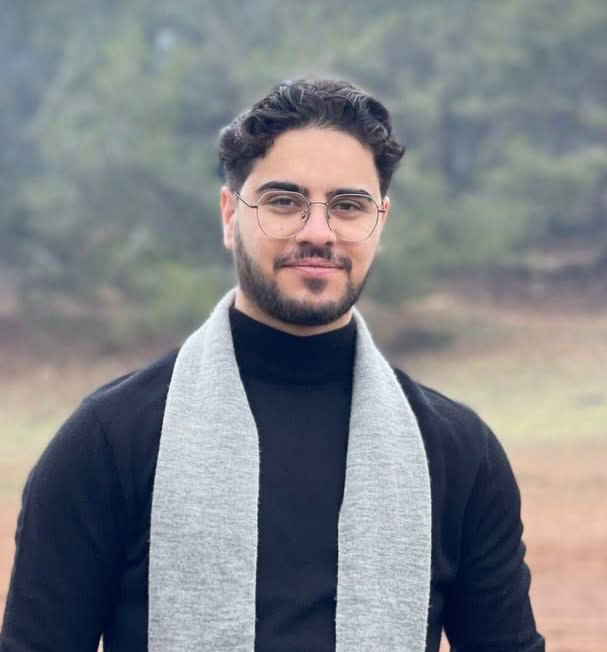
#> input picture src/assets/my_image1.png, 607 x 652 px
$ python histogram.py
#> lines starting #> are read from the running program, lines starting #| are printed output that depends on the picture; long printed decimals are rounded
import cv2
import numpy as np
import matplotlib.pyplot as plt

image1 = cv2.imread("assets/my_image1.png")
#> image1 is the input picture: shape (652, 607, 3); mean B, G, R 134.2, 129.6, 127

if image1 is None:
    print("image1 failed")
    exit()

gray_image1 = cv2.cvtColor(image1, cv2.COLOR_BGR2GRAY)

# -----------------------------------
colors = ('b', 'g', 'r')
plt.figure(figsize=(12, 6))

for i, color in enumerate(colors):
    hist = cv2.calcHist([image1], [i], None, [256], [0, 256])
    plt.plot(hist, color=color)
    plt.xlim([0, 256])

plt.title("Histogram for RGB Channels (Image 1)")
plt.xlabel("Pixel Value")
plt.ylabel("Frequency")
plt.show()
#> figure, not shown here; curve peaks at x = 153, y = 5700; curve peaks at x = 146, y = 4381; curve peaks at x = 126, y = 4559

# -----------------------------------
plt.figure(figsize=(12, 6))
hist_gray1 = cv2.calcHist([gray_image1], [0], None, [256], [0, 256])
#> hist_gray1 = 256 values, max 4759 at index 139, min 0 at index 0, mean 1546
plt.plot(hist_gray1, color="black")
plt.title("Histogram for Grayscale Image (Image 1)")
plt.xlabel("Pixel Value")
plt.ylabel("Frequency")
plt.show()
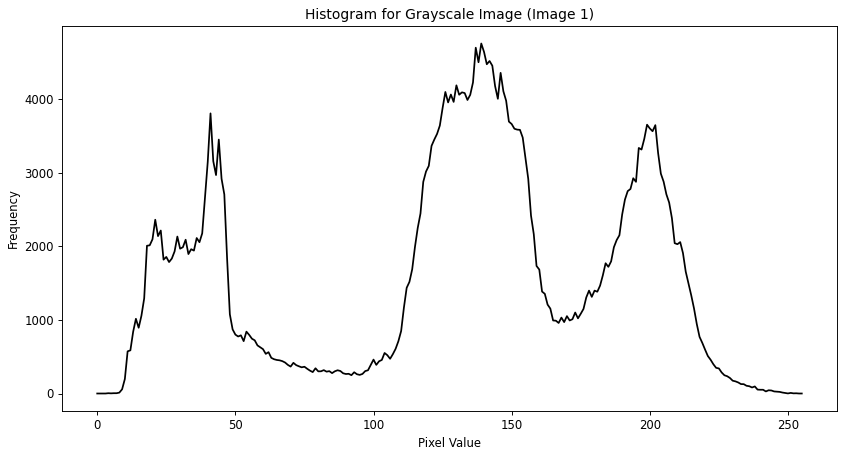
#> figure drawn by matplotlib, 1 panel; curve peaks at x = 139, y = 4759

# -----------------------------------
cdf1 = hist_gray1.cumsum()
#> cdf1 = 256 values from 0 to 395764
cdf_normalized1 = cdf1 * hist_gray1.max() / cdf1.max()
#> cdf_normalized1 = 256 values from 0 to 4759

plt.figure(figsize=(12, 6))
plt.plot(cdf_normalized1, color='red')
plt.title("Cumulative Distribution Function (CDF) for Image 1")
plt.xlabel("Pixel Value")
plt.ylabel("Cumulative Frequency")
plt.show()
#> figure, not shown here; curve peaks at x = 253, y = 4759

# -----------------------------------
# Histogram Equalization
equalized_image1 = cv2.equalizeHist(gray_image1)
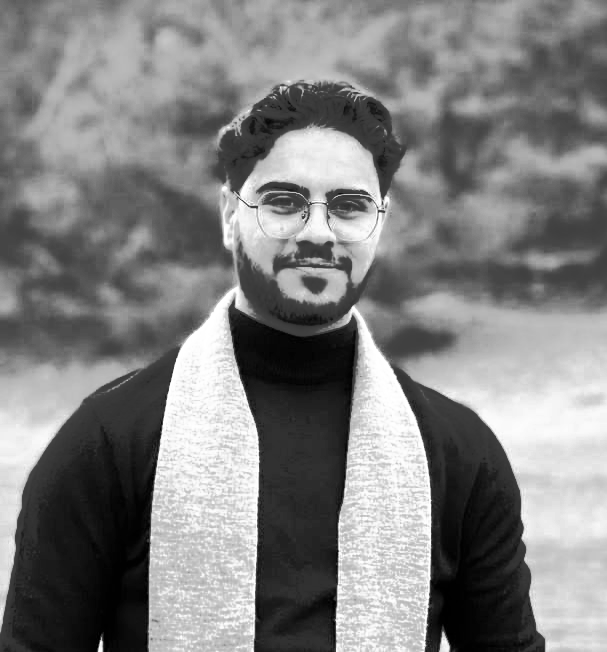
#> equalized_image1: shape (652, 607); min 0, max 255, mean 128.4

# -----------------------------------
# CLAHE (Contrast Limited Adaptive Histogram Equalization)
clahe = cv2.createCLAHE(clipLimit=2.0, tileGridSize=(8, 8))
clahe_image1 = clahe.apply(gray_image1)
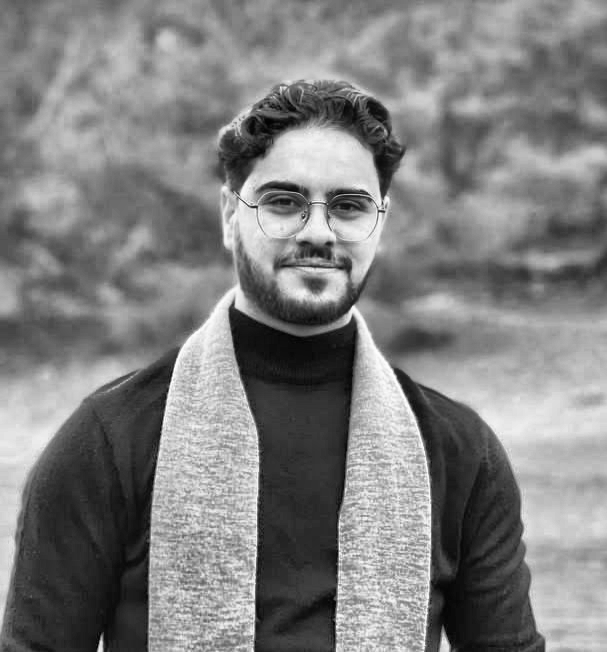
#> clahe_image1: shape (652, 607); min 2, max 254, mean 127.7

# -----------------------------------
# False Color Mapping
color_mapped_image1 = cv2.applyColorMap(gray_image1, cv2.COLORMAP_JET)
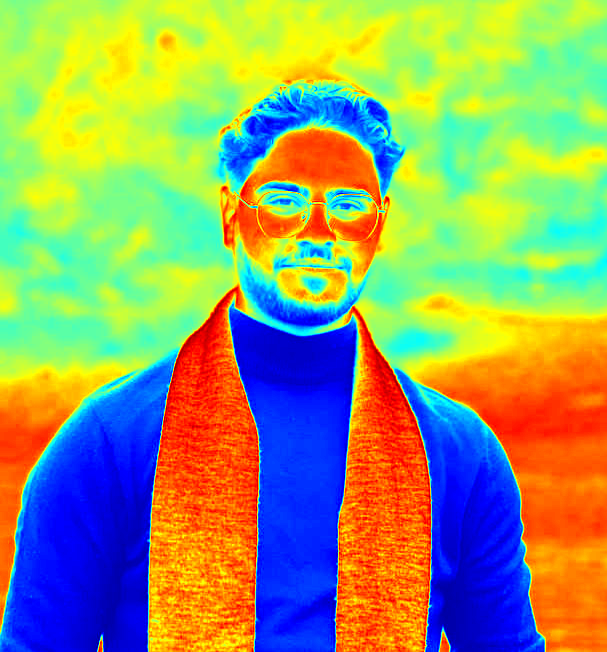
#> color_mapped_image1: shape (652, 607, 3); mean B, G, R 104, 160.7, 147.9

# -----------------------------------
image2 = cv2.imread("assets/my_image2.png")
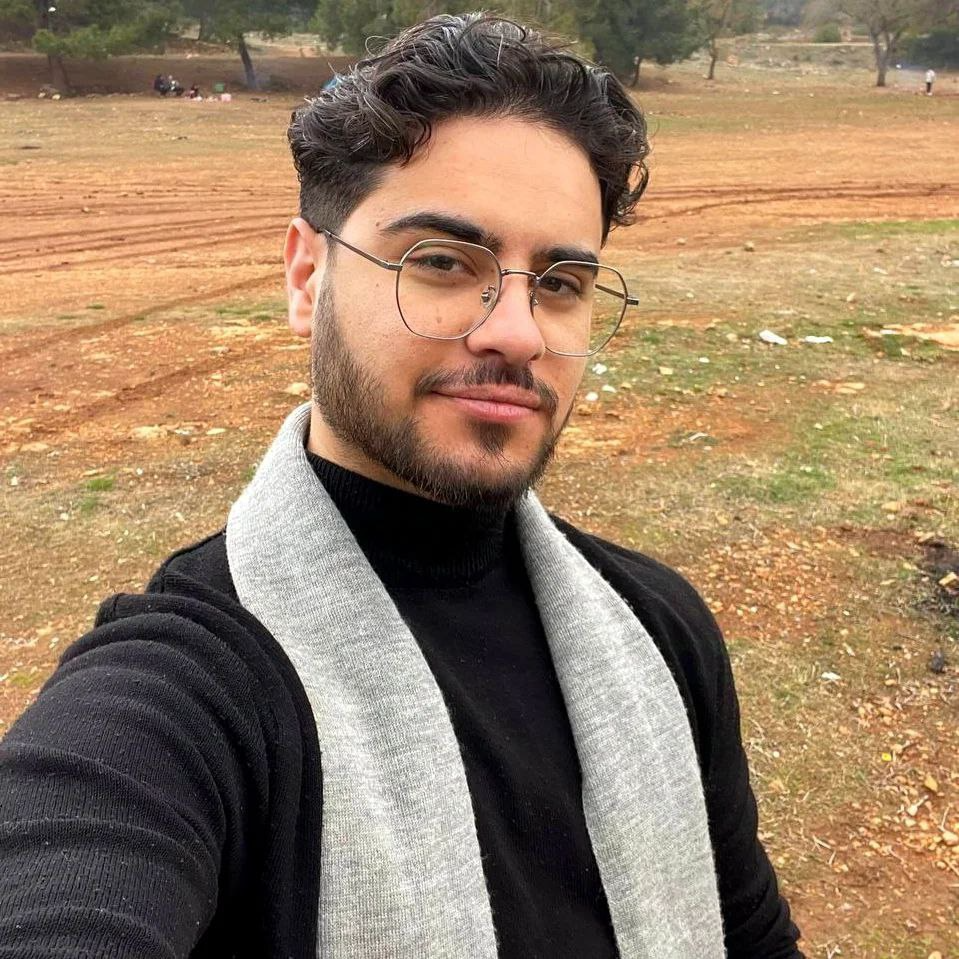
#> input picture src/assets/my_image2.png, 959 x 959 px
#> image2 is the input picture: shape (959, 959, 3); mean B, G, R 100.4, 126.2, 151.6

if image2 is None:
    print("image2 failed")
    exit()

gray_image2 = cv2.cvtColor(image2, cv2.COLOR_BGR2GRAY)
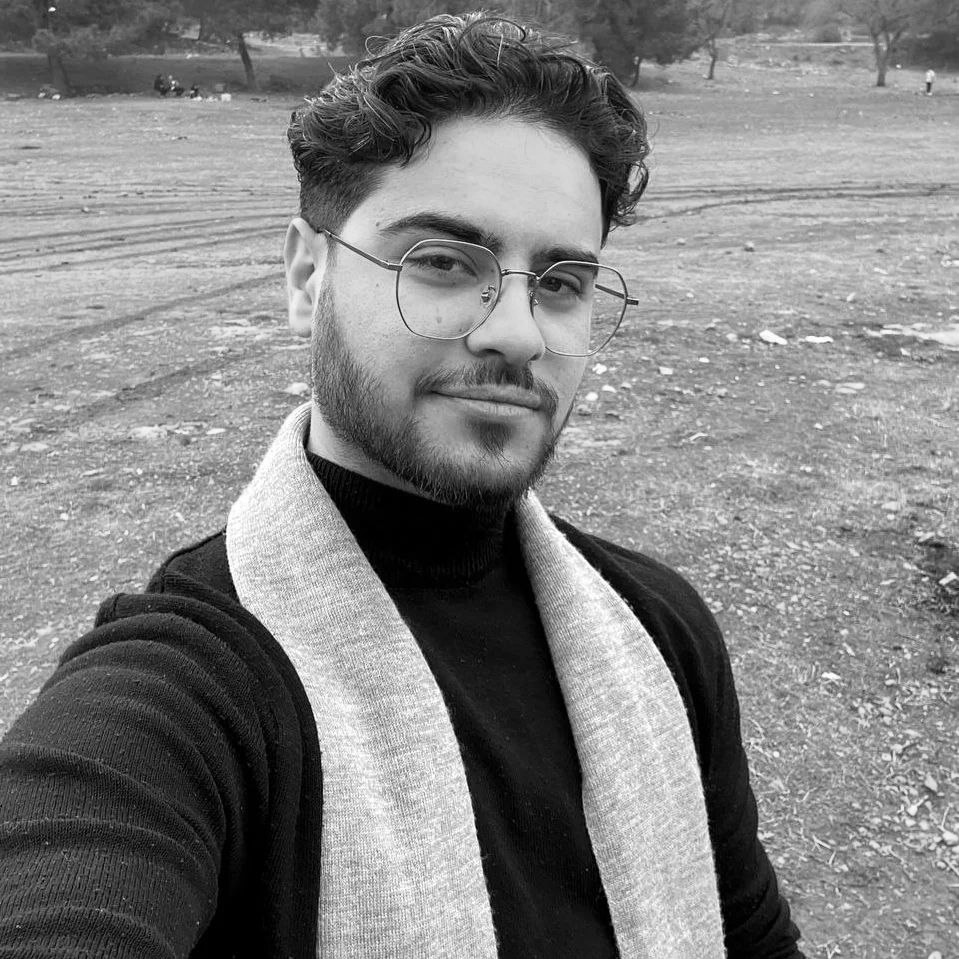
#> gray_image2: shape (959, 959); min 0, max 255, mean 130.9

hist1 = cv2.calcHist([gray_image1], [0], None, [256], [0, 256])
#> hist1 has the same summary as hist_gray1
hist2 = cv2.calcHist([gray_image2], [0], None, [256], [0, 256])
#> hist2 = 256 values, max 8223 at index 0, min 482 at index 255, mean 3592.5

similarity = cv2.compareHist(hist1, hist2, cv2.HISTCMP_CORREL)
#> similarity = 0.414
print(f"Similarity between images (Correlation): {similarity}")
#| Similarity between images (Correlation): 0.4138

# -----------------------------------
cv2.imshow("Original Image (Image 1)", image1)
cv2.imshow("Grayscale Image (Image 1)", gray_image1)
cv2.imshow("Equalized Image (Image 1)", equalized_image1)
cv2.imshow("CLAHE Image (Image 1)", clahe_image1)
cv2.imshow("False Color Image (Image 1)", color_mapped_image1)

cv2.imshow("Original Image (Image 2)", image2)
cv2.imshow("Grayscale Image (Image 2)", gray_image2)

cv2.waitKey(0)
cv2.destroyAllWindows()

# -----------------------------------
hist_diff = np.abs(hist1 - hist2)
#> hist_diff = 256 values, max 8223 at index 0, min 32 at index 39, mean 2228.3

plt.figure(figsize=(12, 6))
plt.plot(hist_diff, color="purple")
plt.title("Histogram Difference Between Image 1 and Image 2")
plt.xlabel("Pixel Value")
plt.ylabel("Difference in Frequency")
plt.show()
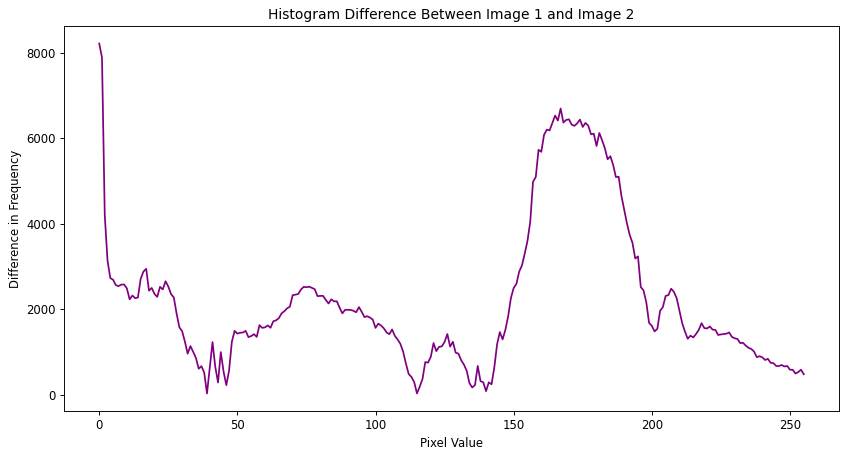
#> figure drawn by matplotlib, 1 panel; curve peaks at x = 0, y = 8223
